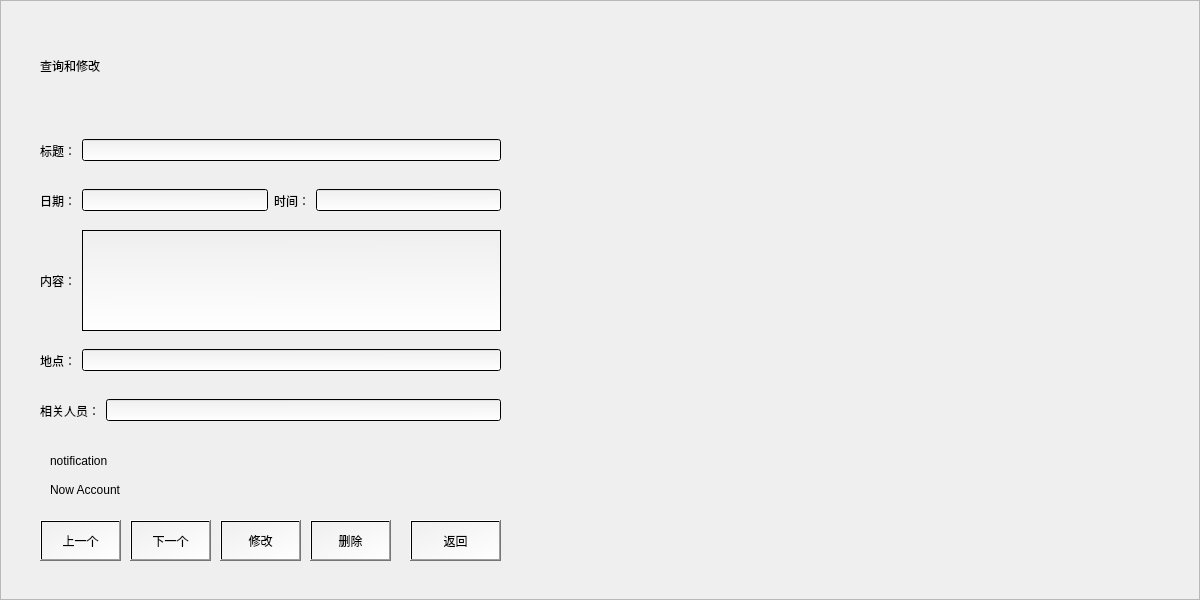
<?xml version="1.0" encoding="UTF-8"?>
<ui version="4.0">
 <class>ShowScheduleForm</class>
 <widget class="QWidget" name="ShowScheduleForm">
  <property name="geometry">
   <rect>
    <x>0</x>
    <y>0</y>
    <width>1200</width>
    <height>600</height>
   </rect>
  </property>
  <property name="minimumSize">
   <size>
    <width>1200</width>
    <height>600</height>
   </size>
  </property>
  <property name="maximumSize">
   <size>
    <width>1200</width>
    <height>600</height>
   </size>
  </property>
  <property name="windowTitle">
   <string>查询和修改</string>
  </property>
  <widget class="QFrame" name="frame">
   <property name="geometry">
    <rect>
     <x>0</x>
     <y>0</y>
     <width>1200</width>
     <height>600</height>
    </rect>
   </property>
   <property name="minimumSize">
    <size>
     <width>1200</width>
     <height>600</height>
    </size>
   </property>
   <property name="maximumSize">
    <size>
     <width>1200</width>
     <height>600</height>
    </size>
   </property>
   <property name="styleSheet">
    <string notr="true">#frame{
background-image: url(:/BGs.png);
}</string>
   </property>
   <property name="frameShape">
    <enum>QFrame::StyledPanel</enum>
   </property>
   <property name="frameShadow">
    <enum>QFrame::Raised</enum>
   </property>
   <widget class="QWidget" name="layoutWidget">
    <property name="geometry">
     <rect>
      <x>40</x>
      <y>180</y>
      <width>461</width>
      <height>41</height>
     </rect>
    </property>
    <layout class="QHBoxLayout" name="horizontalLayout_2">
     <item>
      <widget class="QLabel" name="label_2">
       <property name="styleSheet">
        <string notr="true">font: 12pt &quot;等线&quot;;</string>
       </property>
       <property name="text">
        <string>日期：</string>
       </property>
      </widget>
     </item>
     <item>
      <widget class="QLineEdit" name="lineEdit_date">
       <property name="styleSheet">
        <string notr="true">font: 12pt &quot;等线&quot;;
background-color: qlineargradient(spread:pad, x1:0.503, y1:0.0227273, x2:0.512, y2:1, stop:0 rgba(0, 0, 0, 0), stop:1 rgba(255, 255, 255, 255));</string>
       </property>
      </widget>
     </item>
     <item>
      <widget class="QLabel" name="label_7">
       <property name="styleSheet">
        <string notr="true">font: 12pt &quot;等线&quot;;</string>
       </property>
       <property name="text">
        <string>时间：</string>
       </property>
      </widget>
     </item>
     <item>
      <widget class="QLineEdit" name="lineEdit_time">
       <property name="styleSheet">
        <string notr="true">font: 12pt &quot;等线&quot;;
background-color: qlineargradient(spread:pad, x1:0.503, y1:0.0227273, x2:0.512, y2:1, stop:0 rgba(0, 0, 0, 0), stop:1 rgba(255, 255, 255, 255));</string>
       </property>
      </widget>
     </item>
    </layout>
   </widget>
   <widget class="QPushButton" name="pushButton_showBefore">
    <property name="geometry">
     <rect>
      <x>40</x>
      <y>520</y>
      <width>81</width>
      <height>41</height>
     </rect>
    </property>
    <property name="styleSheet">
     <string notr="true">background-color: qlineargradient(spread:pad, x1:0, y1:0, x2:1, y2:1, stop:0 rgba(0, 0, 0, 0), stop:1 rgba(255, 255, 255, 255));
font: 75 10pt &quot;等线&quot;;</string>
    </property>
    <property name="text">
     <string>上一个</string>
    </property>
   </widget>
   <widget class="QLabel" name="label_6">
    <property name="geometry">
     <rect>
      <x>50</x>
      <y>480</y>
      <width>261</width>
      <height>20</height>
     </rect>
    </property>
    <property name="styleSheet">
     <string notr="true">font: 25 10pt &quot;等线 Light&quot;;</string>
    </property>
    <property name="text">
     <string>Now Account</string>
    </property>
   </widget>
   <widget class="QPushButton" name="pushButton_showNext">
    <property name="geometry">
     <rect>
      <x>130</x>
      <y>520</y>
      <width>81</width>
      <height>41</height>
     </rect>
    </property>
    <property name="styleSheet">
     <string notr="true">background-color: qlineargradient(spread:pad, x1:0, y1:0, x2:1, y2:1, stop:0 rgba(0, 0, 0, 0), stop:1 rgba(255, 255, 255, 255));
font: 75 10pt &quot;等线&quot;;</string>
    </property>
    <property name="text">
     <string>下一个</string>
    </property>
   </widget>
   <widget class="QWidget" name="layoutWidget">
    <property name="geometry">
     <rect>
      <x>40</x>
      <y>230</y>
      <width>461</width>
      <height>101</height>
     </rect>
    </property>
    <layout class="QHBoxLayout" name="horizontalLayout_3">
     <item>
      <widget class="QLabel" name="label_3">
       <property name="styleSheet">
        <string notr="true">font: 12pt &quot;等线&quot;;</string>
       </property>
       <property name="text">
        <string>内容：</string>
       </property>
      </widget>
     </item>
     <item>
      <widget class="QTextEdit" name="textEdit_content">
       <property name="styleSheet">
        <string notr="true">font: 12pt &quot;等线&quot;;
background-color: qlineargradient(spread:pad, x1:0.503, y1:0.0227273, x2:0.512, y2:1, stop:0 rgba(0, 0, 0, 0), stop:1 rgba(255, 255, 255, 255));</string>
       </property>
      </widget>
     </item>
    </layout>
   </widget>
   <widget class="QWidget" name="layoutWidget">
    <property name="geometry">
     <rect>
      <x>40</x>
      <y>130</y>
      <width>461</width>
      <height>41</height>
     </rect>
    </property>
    <layout class="QHBoxLayout" name="horizontalLayout">
     <item>
      <widget class="QLabel" name="label">
       <property name="styleSheet">
        <string notr="true">font: 12pt &quot;等线&quot;;</string>
       </property>
       <property name="text">
        <string>标题：</string>
       </property>
      </widget>
     </item>
     <item>
      <widget class="QLineEdit" name="lineEdit_title">
       <property name="styleSheet">
        <string notr="true">font: 12pt &quot;等线&quot;;
background-color: qlineargradient(spread:pad, x1:0.503, y1:0.0227273, x2:0.512, y2:1, stop:0 rgba(0, 0, 0, 0), stop:1 rgba(255, 255, 255, 255));</string>
       </property>
      </widget>
     </item>
    </layout>
   </widget>
   <widget class="QPushButton" name="pushButton_return">
    <property name="geometry">
     <rect>
      <x>410</x>
      <y>520</y>
      <width>91</width>
      <height>41</height>
     </rect>
    </property>
    <property name="styleSheet">
     <string notr="true">background-color: qlineargradient(spread:pad, x1:0, y1:0, x2:1, y2:1, stop:0 rgba(0, 0, 0, 0), stop:1 rgba(255, 255, 255, 255));
font: 75 10pt &quot;等线&quot;;</string>
    </property>
    <property name="text">
     <string>返回</string>
    </property>
   </widget>
   <widget class="QWidget" name="layoutWidget">
    <property name="geometry">
     <rect>
      <x>40</x>
      <y>340</y>
      <width>461</width>
      <height>41</height>
     </rect>
    </property>
    <layout class="QHBoxLayout" name="horizontalLayout_4">
     <item>
      <widget class="QLabel" name="label_4">
       <property name="styleSheet">
        <string notr="true">font: 12pt &quot;等线&quot;;</string>
       </property>
       <property name="text">
        <string>地点：</string>
       </property>
      </widget>
     </item>
     <item>
      <widget class="QLineEdit" name="lineEdit_location">
       <property name="styleSheet">
        <string notr="true">font: 12pt &quot;等线&quot;;
background-color: qlineargradient(spread:pad, x1:0.503, y1:0.0227273, x2:0.512, y2:1, stop:0 rgba(0, 0, 0, 0), stop:1 rgba(255, 255, 255, 255));</string>
       </property>
      </widget>
     </item>
    </layout>
   </widget>
   <widget class="QWidget" name="layoutWidget">
    <property name="geometry">
     <rect>
      <x>40</x>
      <y>390</y>
      <width>461</width>
      <height>41</height>
     </rect>
    </property>
    <layout class="QHBoxLayout" name="horizontalLayout_5">
     <item>
      <widget class="QLabel" name="label_5">
       <property name="styleSheet">
        <string notr="true">font: 12pt &quot;等线&quot;;</string>
       </property>
       <property name="text">
        <string>相关人员：</string>
       </property>
      </widget>
     </item>
     <item>
      <widget class="QLineEdit" name="lineEdit_person">
       <property name="styleSheet">
        <string notr="true">font: 12pt &quot;等线&quot;;
background-color: qlineargradient(spread:pad, x1:0.503, y1:0.0227273, x2:0.512, y2:1, stop:0 rgba(0, 0, 0, 0), stop:1 rgba(255, 255, 255, 255));</string>
       </property>
      </widget>
     </item>
    </layout>
   </widget>
   <widget class="QLabel" name="label_account_2">
    <property name="geometry">
     <rect>
      <x>40</x>
      <y>40</y>
      <width>281</width>
      <height>51</height>
     </rect>
    </property>
    <property name="styleSheet">
     <string notr="true">font: 26pt &quot;黑体&quot;;
</string>
    </property>
    <property name="text">
     <string>查询和修改</string>
    </property>
   </widget>
   <widget class="QPushButton" name="pushButton_modify">
    <property name="geometry">
     <rect>
      <x>220</x>
      <y>520</y>
      <width>81</width>
      <height>41</height>
     </rect>
    </property>
    <property name="styleSheet">
     <string notr="true">background-color: qlineargradient(spread:pad, x1:0, y1:0, x2:1, y2:1, stop:0 rgba(0, 0, 0, 0), stop:1 rgba(255, 255, 255, 255));
font: 75 10pt &quot;等线&quot;;</string>
    </property>
    <property name="text">
     <string>修改</string>
    </property>
   </widget>
   <widget class="QPushButton" name="pushButton_delete">
    <property name="geometry">
     <rect>
      <x>310</x>
      <y>520</y>
      <width>81</width>
      <height>41</height>
     </rect>
    </property>
    <property name="styleSheet">
     <string notr="true">background-color: qlineargradient(spread:pad, x1:0, y1:0, x2:1, y2:1, stop:0 rgba(0, 0, 0, 0), stop:1 rgba(255, 255, 255, 255));
font: 75 10pt &quot;等线&quot;;</string>
    </property>
    <property name="text">
     <string>删除</string>
    </property>
   </widget>
   <widget class="QLabel" name="label_notification">
    <property name="geometry">
     <rect>
      <x>50</x>
      <y>450</y>
      <width>461</width>
      <height>21</height>
     </rect>
    </property>
    <property name="styleSheet">
     <string notr="true">font: 25 10pt &quot;等线 Light&quot;;</string>
    </property>
    <property name="text">
     <string>notification</string>
    </property>
   </widget>
  </widget>
 </widget>
 <tabstops>
  <tabstop>lineEdit_title</tabstop>
  <tabstop>lineEdit_date</tabstop>
  <tabstop>lineEdit_time</tabstop>
  <tabstop>textEdit_content</tabstop>
  <tabstop>lineEdit_location</tabstop>
  <tabstop>lineEdit_person</tabstop>
  <tabstop>pushButton_showBefore</tabstop>
  <tabstop>pushButton_showNext</tabstop>
  <tabstop>pushButton_modify</tabstop>
  <tabstop>pushButton_delete</tabstop>
  <tabstop>pushButton_return</tabstop>
 </tabstops>
 <resources/>
 <connections/>
</ui>
